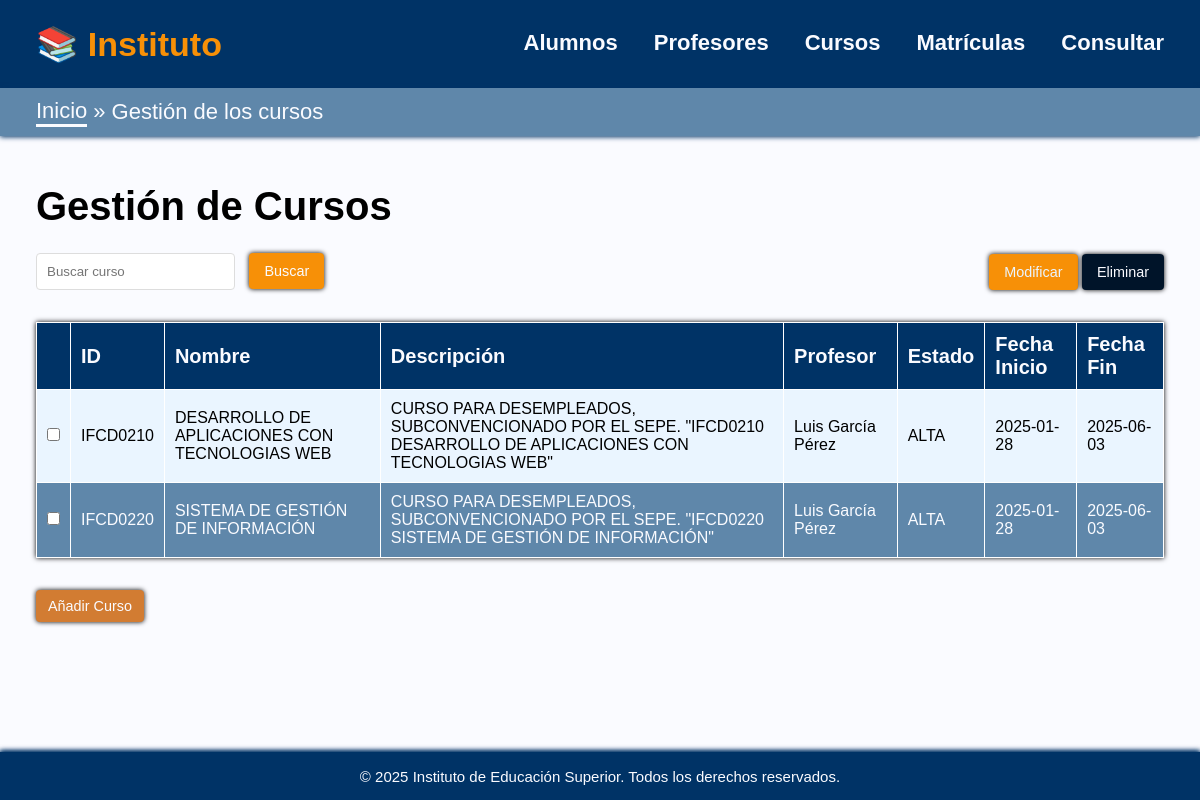
The page /cursos.php on the database its author committed.
### tables this page shows
CREATE TABLE IF NOT EXISTS Curso(
    ID_Curso VARCHAR(8) PRIMARY KEY NOT NULL,
    Descripcion VARCHAR(150),
    Nombre_Curso VARCHAR(50),
    Estado_Curso VARCHAR(40) NOT NULL,
    DNIP VARCHAR(9),
    fecha_inicio DATE,
    fecha_fin DATE,
    FOREIGN KEY (DNIP) REFERENCES Profesor(DNI) 
        ON DELETE CASCADE 
        ON UPDATE CASCADE
);

### cursos.php (the view, shortened to what this page needs)
<?php
$pdo = getPDO();
$search = $_GET['search'] ?? '';
if (!empty($search)) {
    $stmt = $pdo->prepare("
        SELECT Curso.*, CONCAT(Profesor.Nombre, ' ', Profesor.Apellido) AS Profesor_Nombre
        FROM Curso
        LEFT JOIN Profesor ON Curso.DNIP = Profesor.DNI
        WHERE Curso.ID_Curso LIKE ?
           OR Curso.Nombre_Curso LIKE ?
           OR Profesor.Nombre LIKE ?
           OR Profesor.Apellido LIKE ?
    ");
    $searchParam = '%' . $search . '%';
    $stmt->execute([$searchParam, $searchParam, $searchParam, $searchParam]);
} else {
    $stmt = $pdo->query("
        SELECT Curso.*, CONCAT(Profesor.Nombre, ' ', Profesor.Apellido) AS Profesor_Nombre
        FROM Curso
        LEFT JOIN Profesor ON Curso.DNIP = Profesor.DNI
    ");
}
$cursos = $stmt->fetchAll();
?>
<!DOCTYPE html>
<html lang="es">
<head>
    <link rel="stylesheet" href="css/instituto.css">
</head>
<body>
<?php require "header.php"; ?>
    <div class="breadcrumbs">
        <a href="index.php">Inicio</a> &raquo; <span>Gestión de los cursos</span>
    </div>
    <main>
        <h1>Gestión de Cursos</h1>
        <div class="search-container">
            <form method="get" class="global-actions">
                <input type="text" name="search" placeholder="Buscar curso" value="<?= htmlspecialchars($search) ?>" style="flex: 1; margin-right: 10px;">
                <button class="btn btn-search" type="submit">Buscar</button>
            </form>
            <div>
                <button id="btnModificarGlobal" class="btn btn-modify">Modificar</button>
                <button id="btnEliminarGlobal" class="btn btn-delete">Eliminar</button>
            </div>
        </div>
        <table>
            <thead>
                <tr>
                    <th></th>
                    <th>ID</th>
                    <th>Nombre</th>
                    <th>Descripción</th>
                    <th>Profesor</th>
                    <th>Estado</th>
                    <th>Fecha Inicio</th>
                    <th>Fecha Fin</th>
                </tr>
            </thead>
            <tbody>
                <?php if (empty($cursos)): ?>
                    <tr>
                        <td colspan="8">No se encontraron cursos.</td>
                    </tr>
                <?php else: ?>
                    <?php foreach ($cursos as $curso): ?>
                        <tr>
                            <td>
                                <input type="checkbox" class="curso-checkbox"
                                    value="<?= htmlspecialchars($curso['ID_Curso']) ?>"
                                    data-id="<?= htmlspecialchars($curso['ID_Curso'], ENT_QUOTES) ?>"
                                    data-nombre="<?= htmlspecialchars($curso['Nombre_Curso'], ENT_QUOTES) ?>"
                                    data-descripcion="<?= htmlspecialchars($curso['Descripcion'], ENT_QUOTES) ?>"
                                    data-dnip="<?= htmlspecialchars($curso['DNIP'], ENT_QUOTES) ?>"
                                    data-estado="<?= htmlspecialchars($curso['Estado_Curso'], ENT_QUOTES) ?>"
                                    data-inicio="<?= htmlspecialchars($curso['fecha_inicio'], ENT_QUOTES) ?>"
                                    data-fin="<?= htmlspecialchars($curso['fecha_fin'], ENT_QUOTES) ?>">
                            </td>
                            <td><?= htmlspecialchars($curso['ID_Curso']) ?></td>
                            <td><?= htmlspecialchars($curso['Nombre_Curso']) ?></td>
                            <td><?= htmlspecialchars($curso['Descripcion']) ?></td>
                            <td><?= htmlspecialchars($curso['Profesor_Nombre']) ?></td>
                            <td><?= htmlspecialchars($curso['Estado_Curso']) ?></td>
                            <td><?= htmlspecialchars($curso['fecha_inicio']) ?></td>
                            <td><?= htmlspecialchars($curso['fecha_fin']) ?></td>
                        </tr>
                    <?php endforeach; ?>
                <?php endif; ?>
            </tbody>
        </table>
        <button class="btn btn-add" onclick="document.getElementById('modalOverlay').style.display='flex'; resetForm();">Añadir Curso</button>
    </main>
 <footer><?php require "footer.php"; ?></footer>
</body>
</html>

### css/instituto.css (style rules this page uses)
:root { --background: #fafbff; --thtable: #036; --modify: #f79007; --buton: #D27C32; --delete: rgb(0, 20, 41); --thtableligh: #d0e9ff; --table1: #eaf5ff; --table2: #5f87aa; --border: #ffffff; }
html { scrollbar-width: none }
* { padding: 0; margin: 0px; box-sizing: border-box; font-family: Arial, sans-serif; }
body { background-color: var(--background); overflow-y: auto; }
footer { background-color: var(--thtable); color: var(--background); display: flex; justify-content: center; align-items: center; padding: 0vh 3vw; height: 6vh; position: fixed; bottom: 0; width: 100%; font-size: 15px; box-shadow: 0px -1px 5px var(--thtable); }
.breadcrumbs { background-color: var(--table2); padding: 1vh 3vw; height: 6vh; display: flex; justify-content: start; align-items: center; gap: .5vw; font-size: 22px; color: var(--background); box-shadow: 0px 1px 5px var(--thtable); }
.breadcrumbs a { text-decoration: none; color: var(--background); border-bottom: 3px solid var(--background); transition: all .3s ease; }
main { padding: 6vh 3vw 11vh; }
main h1 { margin-bottom: 3vh; font-size: 40px; }
table { width: 100%; border-collapse: collapse; margin: 4vh 0vw; background-color: var(--table1); box-shadow: 0px 0px 5px black; }
th, td { padding: 10px; border: 1px solid var(--border); text-align: left; }
th { background-color: var(--thtable); color: var(--background); font-weight: 900; font-size: 20px; }
td { font-weight: 500; }
tr:nth-child(even) { background-color: var(--table2); color: var(--background); }
.btn { padding: 8px 12px; border: none; border-radius: 4px; cursor: pointer; font-size: 0.9em; color: var(--background); box-shadow: 0px 0px 5px black; }
.btn-delete { background-color: var(--delete); }
.btn-modify { background-color: var(--modify); color: var(--table1); }
.btn-add { background-color: var(--buton); }
.btn-search { background-color: var(--modify); }
.search-container { margin-bottom: 20px; display: flex; justify-content: space-between; align-items: center; }
.search-container input[type="text"] { padding: 10px; border: 1px solid #ddd; border-radius: 4px; flex-grow: 1; margin-right: 10px; }
.search-container button { padding: 10px 15px; border: none; border-radius: 4px; cursor: pointer; }
.global-actions { width: 70%; }

### rows shown on the page
curso: ID_Curso "IFCD0210", Nombre_Curso "DESARROLLO DE APLICACIONES CON TECNOLOGIAS WEB", Descripcion "CURSO PARA DESEMPLEADOS, SUBCONVENCIONADO POR EL SEPE. \"IFCD0210 DESARROLLO DE APLICACIONES CON TECNOLOGIAS WEB\"", Profesor_Nombre "Luis García Pérez", Estado_Curso "ALTA", fecha_inicio "2025-01-28", fecha_fin "2025-06-03"
curso: ID_Curso "IFCD0220", Nombre_Curso "SISTEMA DE GESTIÓN DE INFORMACIÓN", Descripcion "CURSO PARA DESEMPLEADOS, SUBCONVENCIONADO POR EL SEPE. \"IFCD0220 SISTEMA DE GESTIÓN DE INFORMACIÓN\"", Profesor_Nombre "Luis García Pérez", Estado_Curso "ALTA", fecha_inicio "2025-01-28", fecha_fin "2025-06-03"
